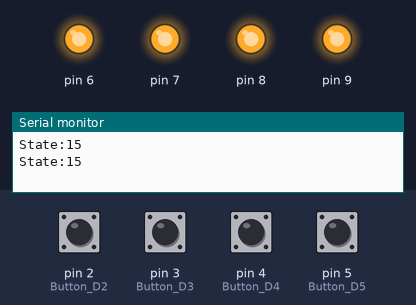
The sketch below on a simulated Arduino Uno, built with avr-gcc and run on an emulated ATmega328P. Parts: output pins drawn as LEDs (lit = HIGH), the last lines printed to the serial monitor. Inputs (shaded band) come from the test bench; at power-on: pin 2 (Button_D2), pin 3 (Button_D3), pin 4 (Button_D4), pin 5 (Button_D5) HIGH.

Above: at 1.2 s.
1.3 s: pin 2 (Button_D2) pulled LOW for 1 s
At 2.2 s:
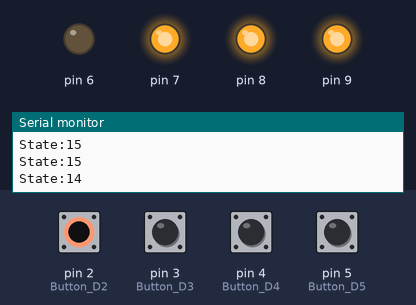
3.8 s: pin 3 (Button_D3) pulled LOW for 1 s
At 4.7 s:
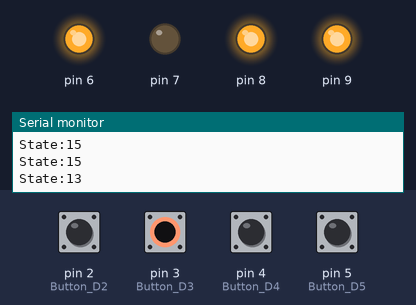
6.7 s: pin 4 (Button_D4) pulled LOW for 1 s
At 7.8 s:
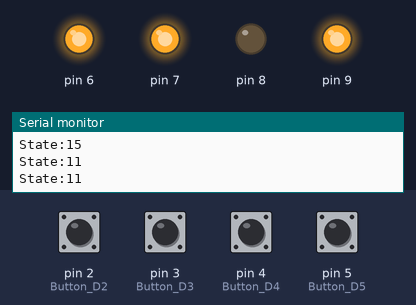
9.6 s: pin 5 (Button_D5) pulled LOW for 1 s
At 10.4 s:
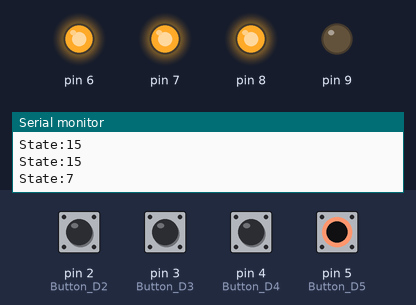
12.5 s: pin 2 (Button_D2) driven LOW and pin 3 (Button_D3) driven LOW
At 13.8 s:
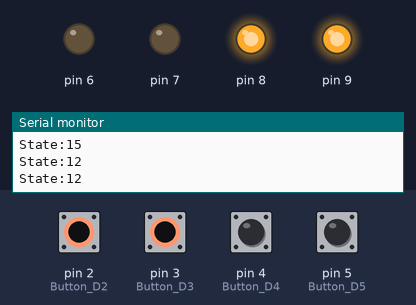
14.3 s: pin 4 (Button_D4) pulled LOW for 1 s
At 15.2 s:
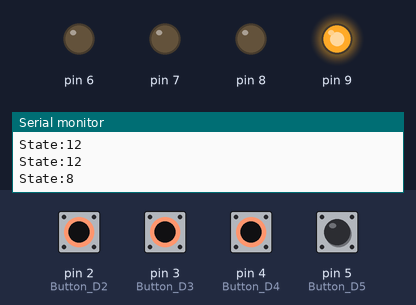
Timing chart, 0 to 17.3 s (numbered marks = the images above; inputs shaded):
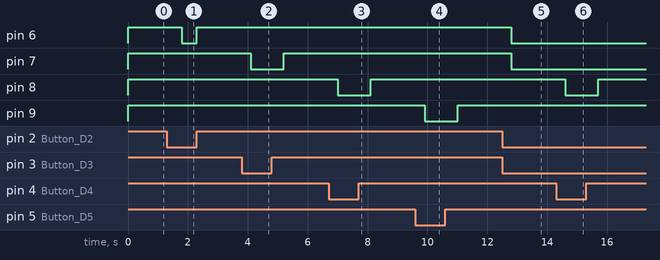

The sketch:

main_code_rx.ino
```cpp
#define Button_D2 2//Arduino
#define Button_D3 3//Arduino
#define Button_D4 4//Arduino
#define Button_D5 5//Arduino

void setup() {
  Serial.begin(115200);
  pinMode(Button_D2, INPUT);
  pinMode(Button_D3, INPUT);
  pinMode(Button_D4, INPUT);
  pinMode(Button_D5, INPUT);
  pinMode(6, OUTPUT);
  pinMode(7, OUTPUT);
  pinMode(8, OUTPUT);
  pinMode(9, OUTPUT);
}
void loop() {
  if (((digitalRead(Button_D5)==0) && (digitalRead(Button_D4)==0) && (digitalRead(Button_D3)==0)&& (digitalRead(Button_D2)==0))) {
    Serial.println("State:0");
    digitalWrite(6, LOW);
    digitalWrite(7, LOW);
    digitalWrite(8, LOW);
    digitalWrite(9, LOW);
    delay(500);
  }
    if (((digitalRead(Button_D5)==0) && (digitalRead(Button_D4)==0) && (digitalRead(Button_D3)==0)&& (digitalRead(Button_D2)==1))) {
    Serial.println("State:1");
    digitalWrite(6, HIGH);
    digitalWrite(7, LOW);
    digitalWrite(8, LOW);
    digitalWrite(9, LOW);
    delay(500);
  }
    if (((digitalRead(Button_D5)==0) && (digitalRead(Button_D4)==0) && (digitalRead(Button_D3)==1)&& (digitalRead(Button_D2)==0))) {
    Serial.println("State:2");
    digitalWrite(6, LOW);
    digitalWrite(7, HIGH);
    digitalWrite(8, LOW);
    digitalWrite(9, LOW);
    delay(500);
  }
     if (((digitalRead(Button_D5)==0) && (digitalRead(Button_D4)==1) && (digitalRead(Button_D3)==0)&& (digitalRead(Button_D2)==0))) {
    Serial.println("State:4");
    digitalWrite(6, LOW);
    digitalWrite(7, LOW);
    digitalWrite(8, HIGH);
    digitalWrite(9, LOW);
    delay(500);
  }
    if (((digitalRead(Button_D5)==1) && (digitalRead(Button_D4)==0) && (digitalRead(Button_D3)==0)&& (digitalRead(Button_D2)==0))) {
    Serial.println("State:8");
    digitalWrite(6, LOW);
    digitalWrite(7, LOW);
    digitalWrite(8, LOW);
    digitalWrite(9, HIGH);
    delay(500);
  }
    if (((digitalRead(Button_D5)==0) && (digitalRead(Button_D4)==0) && (digitalRead(Button_D3)==1)&& (digitalRead(Button_D2)==1))) {
    Serial.println("State:3");
    digitalWrite(6, HIGH);
    digitalWrite(7, HIGH);
    digitalWrite(8, LOW);
    digitalWrite(9, LOW);
    delay(500);
  }
     if (((digitalRead(Button_D5)==0) && (digitalRead(Button_D4)==1) && (digitalRead(Button_D3)==0)&& (digitalRead(Button_D2)==1))) {
    Serial.println("State:5");
    digitalWrite(6, HIGH);
    digitalWrite(7, LOW);
    digitalWrite(8, HIGH);
    digitalWrite(9, LOW);
    delay(500);
     }
    if (((digitalRead(Button_D5)==0) && (digitalRead(Button_D4)==1) && (digitalRead(Button_D3)==1)&& (digitalRead(Button_D2)==0))) {
    Serial.println("State:6");
    digitalWrite(6, LOW);
    digitalWrite(7, HIGH);
    digitalWrite(8, HIGH);
    digitalWrite(9, LOW);
    delay(500);
     }
    if (((digitalRead(Button_D5)==0) && (digitalRead(Button_D4)==1) && (digitalRead(Button_D3)==1)&& (digitalRead(Button_D2)==1))) {
    Serial.println("State:7");
    digitalWrite(6, HIGH);
    digitalWrite(7, HIGH);
    digitalWrite(8, HIGH);
    digitalWrite(9, LOW);
    delay(500);
     }
    if (((digitalRead(Button_D5)==1) && (digitalRead(Button_D4)==0) && (digitalRead(Button_D3)==0)&& (digitalRead(Button_D2)==1))) {
    Serial.println("State:9");
    digitalWrite(6, HIGH);
    digitalWrite(7, LOW);
    digitalWrite(8, LOW);
    digitalWrite(9, HIGH);
    delay(500);
     }
    if (((digitalRead(Button_D5)==1) && (digitalRead(Button_D4)==0) && (digitalRead(Button_D3)==1)&& (digitalRead(Button_D2)==0))) {
    Serial.println("State:10");
    digitalWrite(6, LOW);
    digitalWrite(7, HIGH);
    digitalWrite(8, LOW);
    digitalWrite(9, HIGH);
    delay(500);
     }
    if (((digitalRead(Button_D5)==1) && (digitalRead(Button_D4)==0) && (digitalRead(Button_D3)==1)&& (digitalRead(Button_D2)==1))) {
    Serial.println("State:11");
    digitalWrite(6, HIGH);
    digitalWrite(7, HIGH);
    digitalWrite(8, LOW);
    digitalWrite(9, HIGH);
    delay(500);
     }
    if (((digitalRead(Button_D5)==1) && (digitalRead(Button_D4)==1) && (digitalRead(Button_D3)==0)&& (digitalRead(Button_D2)==0))) {
    Serial.println("State:12");
    digitalWrite(6, LOW);
    digitalWrite(7, LOW);
    digitalWrite(8, HIGH);
    digitalWrite(9, HIGH);
    delay(500);
     }

     if (((digitalRead(Button_D5)==1) && (digitalRead(Button_D4)==1) && (digitalRead(Button_D3)==0)&& (digitalRead(Button_D2)==1))) {
    Serial.println("State:13");
    digitalWrite(6, HIGH);
    digitalWrite(7, LOW);
    digitalWrite(8, HIGH);
    digitalWrite(9, HIGH);
    delay(500);
     }
     if (((digitalRead(Button_D5)==1) && (digitalRead(Button_D4)==1) && (digitalRead(Button_D3)==1)&& (digitalRead(Button_D2)==0))) {
    Serial.println("State:14");
    digitalWrite(6, LOW);
    digitalWrite(7, HIGH);
    digitalWrite(8, HIGH);
    digitalWrite(9, HIGH);
    delay(500);
     }
    if (((digitalRead(Button_D5)==1) && (digitalRead(Button_D4)==1) && (digitalRead(Button_D3)==1)&& (digitalRead(Button_D2)==1))) {
    Serial.println("State:15");
    digitalWrite(6, HIGH);
    digitalWrite(7, HIGH);
    digitalWrite(8, HIGH);
    digitalWrite(9, HIGH);
    delay(500);
     }

  delay(100);
}
```

Measured:
- after the input at 1.3 s, pin 6: HIGH → LOW after 0.50 s, → HIGH 0.50 s later
- after the input at 3.8 s, pin 7: HIGH → LOW after 0.30 s, → HIGH 1.1 s later
- after the input at 6.7 s, pin 8: HIGH → LOW after 0.30 s, → HIGH 1.1 s later
- after the input at 9.6 s, pin 9: HIGH → LOW after 0.30 s, → HIGH 1.1 s later
- after the input at 12.5 s, pin 6, pin 7: HIGH → LOW after 0.31 s
- after the input at 14.3 s, pin 8: HIGH → LOW after 0.31 s, → HIGH 1.1 s later
